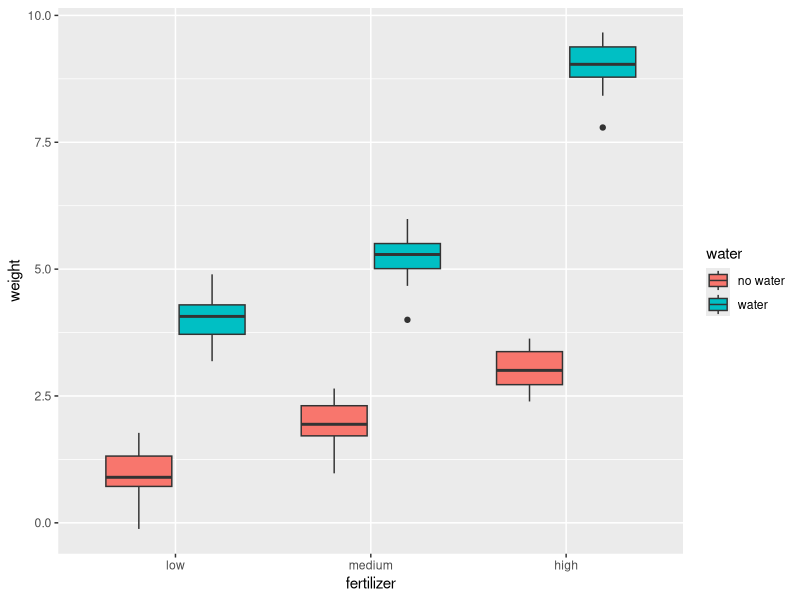

Write the R code that produced this figure.
## ---- chunk 1
fig.dim <- 4
knitr::opts_chunk$set(fig.width=2*fig.dim,
                      fig.height=fig.dim,
                      fig.align='center')
set.seed(23)
library(matrixStats)
library(tidyverse)
## ---- chunk 2
pumpkins <- expand.grid(
          fertilizer=c("low", "medium", "high"),
          water=c("no water", "water"),
          plot=1:4,
          plant=1:5,
          weight=NA)
head(pumpkins)
## ---- chunk 3
# true parameters
params <- list(
    mu = 4, # kg
    alpha = c("low" = -1,
              "medium" = 0,
              "high" = +1
    ),
    beta = c("no water" = -2,
             "water" = +1
    ),
    gamma = c("high,water" = 3),
    sigma = 0.5
)
## ---- chunk 4
# for loop
pumpkins$mean_weight <- NA
for (j in 1:nrow(pumpkins)) {
    fert <- pumpkins$fertilizer[j]
    water <- pumpkins$water[j]
    gamma <- params$gamma[paste(fert, water, sep=',')]
    if (is.na(gamma)) {
        gamma <- 0
    }
     pumpkins$mean_weight[j] <- (params$mu
            + params$alpha[fert]
            + params$beta[water]
            + gamma
    )
}
## ---- chunk 5
# not-for-loop version
pumpkins$interaction <- paste(
    pumpkins$fertilizer, 
    pumpkins$water, 
    sep=','
)
mw <- (
    params$mu
    + params$alpha[pumpkins$fertilizer]
    + params$beta[pumpkins$water]
    + ifelse(pumpkins$interaction %in% names(params$gamma),
             params$gamma[pumpkins$interaction],
             0
    )
)
# check it agrees with the previous code:
stopifnot(all( mw == pumpkins$mean_weight ))
## ---- chunk 6
# now draw random weights with these means
pumpkins$weight <- rnorm(
    nrow(pumpkins),
    mean=pumpkins$mean_weight,
    sd=params$sigma
)
    
ggplot(pumpkins) + geom_boxplot(aes(x=fertilizer, fill=water, y=weight))
## ---- chunk 7
summary(lm(weight ~ fertilizer + water, data=pumpkins))
## ---- chunk 8
summary(aov(weight ~ fertilizer + water, data=pumpkins))
## ---- chunk 9
anova(lm(weight ~ fertilizer + water, data=pumpkins))
## ---- chunk 10
TukeyHSD(aov(weight ~ fertilizer + water, data=pumpkins))
## ---- chunk 11
summary(aov(weight ~ fertilizer * water, data=pumpkins))
## ---- chunk 12
summary(lm(weight ~ fertilizer * water, data=pumpkins))
## ---- chunk 13
anova(lm(weight ~ fertilizer * water, data=pumpkins))
## ---- chunk 14
anova(
      lm(weight ~ water, data=pumpkins),
      lm(weight ~ fertilizer + water, data=pumpkins),
      lm(weight ~ fertilizer * water, data=pumpkins)
)
